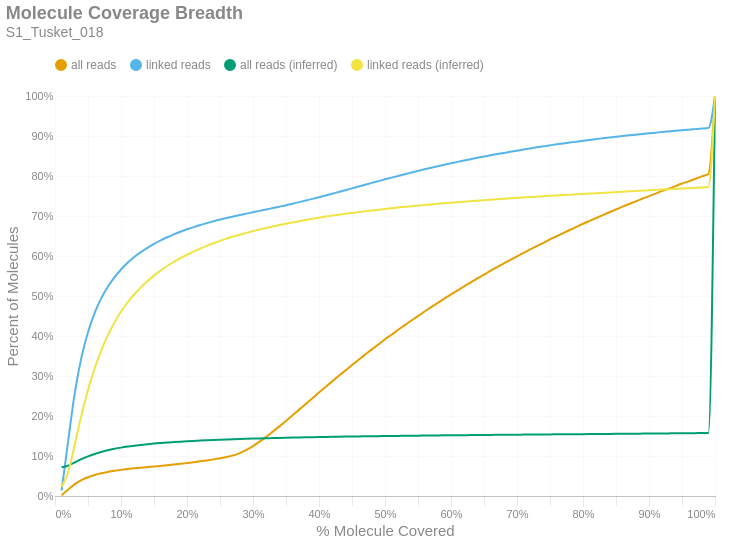

Source (notebook cell):
### Markdown cell above
### Molecule Read Coverage
This chart shows molecule coverage breadth as computed by the number of bases aligned to that molecule. In other words, "*how much of each unique long molecule is actually sequenced/aligned?*" Keep in mind there is a distinction between sequences and alignments, since some sequences belonging to a particular molecule may not align well and wouldn't appear in the alignment data. This chart also shows molecule coverage breadth as computed by the *inferred fragment* from which the aligned sequences originate. Unlike read coverage, this calculation takes into account the total insert size, including unsequenced gaps between the forward and reverse reads. Like the previous figures, these are cumulative percents.

### Code cell
if SKIPLR:
    print_html(f"Skipped")
else:
    binned_df = consolidated_hist(valids['coverage_bp'], mask, 0.01, True)
    binned_df_inf = consolidated_hist(valids['coverage_inserts'], mask, 0.01, True)
    binned_df = binned_df.with_columns(pl.lit(binned_df_inf['all reads (cumsum)']).alias('all reads (inferred)'))
    binned_df = binned_df.with_columns(pl.lit(binned_df_inf['linked reads (cumsum)']).alias('linked reads (inferred)'))
    binned_df = binned_df.with_columns(
        (pl.col('bin').cast(pl.Float64) + 0.01).alias('right_edge')
    )

    with SafeRender(binned_df):
        (
            density_plot(binned_df, 'Molecule Coverage Breadth', samplename, 'molcov', ['all reads (inferred)','linked reads (inferred)'])
            .encode(
                #x=alt.X('bin:Q', title="% Molecule Covered").axis(format = '%').scale(padding=0),
                x=alt.X('right_edge:Q', title="% Molecule Covered").axis(format='%').scale(padding=0),
                y=alt.Y('value:Q', title='Percent of Molecules')
                    .axis(format='%')
                    .stack(False)
                    .scale(domainMin=0, padding=0),
                color=alt.Color("key:N").scale(domain = ["all reads", "linked reads", "all reads (inferred)", "linked reads (inferred)"]),
                tooltip = [
                    alt.Tooltip("key:N", title = "Data Type"),
                    alt.Tooltip("range_label:N", title="% Molecule Covered"),
                    alt.Tooltip("value:Q", format = ".2%", title="% Molecules")
                ]
            )
        ).display()

### Figure 1 — Vega-Lite specification as saved in the notebook (floating-point values rounded to 4 significant figures)
{"width": "container", "height": 400, "config": {"title": {"anchor": "start", "dy": -15, "fontSize": 18, "color": "#888888", "subtitleColor": "#888888", "subtitleFontSize": 14}, "arc": {"fill": "#0072B2"}, "axis": {"domainColor": "#888888", "domainWidth": 0.5, "gridWidth": 0.2, "grid": false, "titleFontWeight": 400, "titleFontSize": 15, "labelFontSize": 11, "labelColor": "#888888", "tickColor": "#888888", "tickWidth": 0.2, "titleColor": "#888888"}, "axisBand": {"grid": false}, "axisX": {"grid": true, "tickSize": 10, "domainCap": "round"}, "axisY": {"domain": false, "grid": true, "tickSize": 0, "domainCap": "round"}, "background": "transparent", "header": {"labelFontSize": 15, "labelColor": "#888888", "titleFontSize": 15, "titleFontWeight": 600, "titleColor": "#888888"}, "legend": {"labelFont": "sans-serif", "labelFontSize": 12, "labelColor": "#888888", "symbolSize": 100, "symbolType": "circle", "titleFontSize": 12, "titlePadding": 10, "titleColor": "#888888", "title": null, "orient": "top"}, "range": {"category": ["#E69F00", "#56B4E9", "#009E73", "#F0E442", "#0072B2", "#D55E00", "#CC79A7", "#000000"], "diverging": ["#cfe8f3", "#a2d4ec", "#73bfe2", "#46abdb", "#1696d2", "#12719e"]}, "area": {"fill": "#0072B2", "fillOpacity": 0.7, "line": true, "strokeOpacity": 0.7}, "line": {"color": "#0072B2", "stroke": "#0072B2", "strokeWidth": 2}, "trail": {"color": "#0072B2", "stroke": "#0072B2", "strokeWidth": 0, "size": 1}, "point": {"filled": true, "fillOpacity": 1.0, "size": 95}, "text": {"color": "#888888", "fontSize": 11, "align": "right", "fontWeight": 400, "size": 11}, "bar": {"fill": "#0072B2", "stroke": null}, "view": {"stroke": null, "continuousWidth": 660, "continuousHeight": 400}}, "data": {"name": "data-0d4c7f5bd9b368c7e54f0cfafddeb7a0"}, "mark": {"type": "line", "interpolate": "monotone", "point": {"opacity": 0, "size": 275}}, "encoding": {"color": {"field": "key", "scale": {"domain": ["all reads", "linked reads", "all reads (inferred)", "linked reads (inferred)"]}, "type": "nominal"}, "tooltip": [{"field": "key", "title": "Data Type", "type": "nominal"}, {"field": "range_label", "title": "% Molecule Covered", "type": "nominal"}, {"field": "value", "format": ".2%", "title": "% Molecules", "type": "quantitative"}], "x": {"axis": {"format": "%"}, "field": "right_edge", "scale": {"padding": 0}, "title": "% Molecule Covered", "type": "quantitative"}, "y": {"axis": {"format": "%"}, "field": "value", "scale": {"domainMin": 0, "padding": 0}, "stack": false, "title": "Percent of Molecules", "type": "quantitative"}}, "params": [{"name": "param_c36ac31b6afebe62", "select": {"type": "point", "fields": ["key"]}, "bind": "legend"}], "title": {"text": "Molecule Coverage Breadth", "subtitle": "S1_Tusket_018"}, "transform": [{"fold": ["all reads (cumsum)", "linked reads (cumsum)", "all reads (inferred)", "linked reads (inferred)"]}, {"calculate": "replace(datum.key, ' (cumsum)', '')", "as": "key"}, {"filter": {"param": "param_c36ac31b6afebe62"}}], "usermeta": {"embedOptions": {"downloadFileName": "S1_Tusket_018.molcov"}}, "$schema": "https://vega.github.io/schema/vega-lite/v6.1.0.json", "datasets": {"data-0d4c7f5bd9b368c7e54f0cfafddeb7a0": [{"bin": "0.0", "interval": "0.0-0.01", "all reads": 0.001778, "linked reads": 0.01345, "all reads (cumsum)": 0.001778, "linked reads (cumsum)": 0.01345, "range_label": "0.0-0.01", "all reads (inferred)": 0.07163, "linked reads (inferred)": 0.02272, "right_edge": 0.01}, {"bin": "0.01", "interval": "0.01-0.02", "all reads": 0.01436, "linked reads": 0.1252, "all reads (cumsum)": 0.01613, "linked reads (cumsum)": 0.1386, "range_label": "0.01-0.02", "all reads (inferred)": 0.07605, "linked reads (inferred)": 0.05961, "right_edge": 0.02}, {"bin": "0.02", "interval": "0.02-0.03", "all reads": 0.01348, "linked reads": 0.1192, "all reads (cumsum)": 0.02962, "linked reads (cumsum)": 0.2578, "range_label": "0.02-0.03", "all reads (inferred)": 0.08395, "linked reads (inferred)": 0.1292, "right_edge": 0.03}, {"bin": "0.03", "interval": "0.03-0.04", "all reads": 0.01007, "linked reads": 0.08813, "all reads (cumsum)": 0.03969, "linked reads (cumsum)": 0.346, "range_label": "0.03-0.04", "all reads (inferred)": 0.09205, "linked reads (inferred)": 0.2014, "right_edge": 0.04}, {"bin": "0.04", "interval": "0.04-0.05", "all reads": 0.007273, "linked reads": 0.06362, "all reads (cumsum)": 0.04696, "linked reads (cumsum)": 0.4096, "range_label": "0.04-0.05", "all reads (inferred)": 0.0992, "linked reads (inferred)": 0.2652, "right_edge": 0.05}, {"bin": "0.05", "interval": "0.05-0.06", "all reads": 0.005513, "linked reads": 0.04775, "all reads (cumsum)": 0.05248, "linked reads (cumsum)": 0.4573, "range_label": "0.05-0.06", "all reads (inferred)": 0.1052, "linked reads (inferred)": 0.3187, "right_edge": 0.06}, {"bin": "0.06", "interval": "0.06-0.07", "all reads": 0.004245, "linked reads": 0.03662, "all reads (cumsum)": 0.05672, "linked reads (cumsum)": 0.494, "range_label": "0.06-0.07", "all reads (inferred)": 0.1102, "linked reads (inferred)": 0.3636, "right_edge": 0.07}, {"bin": "0.07", "interval": "0.07-0.08", "all reads": 0.003389, "linked reads": 0.02901, "all reads (cumsum)": 0.06011, "linked reads (cumsum)": 0.523, "range_label": "0.07-0.08", "all reads (inferred)": 0.1144, "linked reads (inferred)": 0.4015, "right_edge": 0.08}, {"bin": "0.08", "interval": "0.08-0.09", "all reads": 0.002796, "linked reads": 0.02359, "all reads (cumsum)": 0.06291, "linked reads (cumsum)": 0.5466, "range_label": "0.08-0.09", "all reads (inferred)": 0.1179, "linked reads (inferred)": 0.4332, "right_edge": 0.09}, {"bin": "0.09", "interval": "0.09-0.1", "all reads": 0.002418, "linked reads": 0.01979, "all reads (cumsum)": 0.06532, "linked reads (cumsum)": 0.5663, "range_label": "0.09-0.1", "all reads (inferred)": 0.121, "linked reads (inferred)": 0.4605, "right_edge": 0.1}, {"bin": "0.1", "interval": "0.1-0.11", "all reads": 0.002078, "linked reads": 0.01662, "all reads (cumsum)": 0.0674, "linked reads (cumsum)": 0.583, "range_label": "0.1-0.11", "all reads (inferred)": 0.1236, "linked reads (inferred)": 0.4837, "right_edge": 0.11}, {"bin": "0.11", "interval": "0.11-0.12", "all reads": 0.001858, "linked reads": 0.0144, "all reads (cumsum)": 0.06926, "linked reads (cumsum)": 0.5974, "range_label": "0.11-0.12", "all reads (inferred)": 0.1258, "linked reads (inferred)": 0.5037, "right_edge": 0.12}, {"bin": "0.12", "interval": "0.12-0.13", "all reads": 0.001614, "linked reads": 0.01229, "all reads (cumsum)": 0.07087, "linked reads (cumsum)": 0.6096, "range_label": "0.12-0.13", "all reads (inferred)": 0.1278, "linked reads (inferred)": 0.5215, "right_edge": 0.13}, {"bin": "0.13", "interval": "0.13-0.14", "all reads": 0.001482, "linked reads": 0.01075, "all reads (cumsum)": 0.07236, "linked reads (cumsum)": 0.6204, "range_label": "0.13-0.14", "all reads (inferred)": 0.1295, "linked reads (inferred)": 0.5369, "right_edge": 0.14}, {"bin": "0.14", "interval": "0.14-0.15", "all reads": 0.001443, "linked reads": 0.009817, "all reads (cumsum)": 0.0738, "linked reads (cumsum)": 0.6302, "range_label": "0.14-0.15", "all reads (inferred)": 0.1311, "linked reads (inferred)": 0.5509, "right_edge": 0.15}, {"bin": "0.15", "interval": "0.15-0.16", "all reads": 0.001475, "linked reads": 0.008929, "all reads (cumsum)": 0.07527, "linked reads (cumsum)": 0.6391, "range_label": "0.15-0.16", "all reads (inferred)": 0.1324, "linked reads (inferred)": 0.5634, "right_edge": 0.16}, {"bin": "0.16", "interval": "0.16-0.17", "all reads": 0.001538, "linked reads": 0.007808, "all reads (cumsum)": 0.07681, "linked reads (cumsum)": 0.647, "range_label": "0.16-0.17", "all reads (inferred)": 0.1337, "linked reads (inferred)": 0.5751, "right_edge": 0.17}, {"bin": "0.17", "interval": "0.17-0.18", "all reads": 0.001711, "linked reads": 0.007225, "all reads (cumsum)": 0.07852, "linked reads (cumsum)": 0.6542, "range_label": "0.17-0.18", "all reads (inferred)": 0.1349, "linked reads (inferred)": 0.5851, "right_edge": 0.18}, {"bin": "0.18", "interval": "0.18-0.19", "all reads": 0.001837, "linked reads": 0.006595, "all reads (cumsum)": 0.08036, "linked reads (cumsum)": 0.6608, "range_label": "0.18-0.19", "all reads (inferred)": 0.1359, "linked reads (inferred)": 0.5945, "right_edge": 0.19}, {"bin": "0.19", "interval": "0.19-0.2", "all reads": 0.001982, "linked reads": 0.006029, "all reads (cumsum)": 0.08234, "linked reads (cumsum)": 0.6668, "range_label": "0.19-0.2", "all reads (inferred)": 0.1369, "linked reads (inferred)": 0.6032, "right_edge": 0.2}, {"bin": "0.2", "interval": "0.2-0.21", "all reads": 0.002052, "linked reads": 0.005458, "all reads (cumsum)": 0.0844, "linked reads (cumsum)": 0.6723, "range_label": "0.2-0.21", "all reads (inferred)": 0.1378, "linked reads (inferred)": 0.6109, "right_edge": 0.21}, {"bin": "0.21", "interval": "0.21-0.22", "all reads": 0.002238, "linked reads": 0.005166, "all reads (cumsum)": 0.08663, "linked reads (cumsum)": 0.6774, "range_label": "0.21-0.22", "all reads (inferred)": 0.1386, "linked reads (inferred)": 0.6185, "right_edge": 0.22}, {"bin": "0.22", "interval": "0.22-0.23", "all reads": 0.00239, "linked reads": 0.004748, "all reads (cumsum)": 0.08902, "linked reads (cumsum)": 0.6822, "range_label": "0.22-0.23", "all reads (inferred)": 0.1394, "linked reads (inferred)": 0.6254, "right_edge": 0.23}, {"bin": "0.23", "interval": "0.23-0.24", "all reads": 0.002566, "linked reads": 0.004582, "all reads (cumsum)": 0.09159, "linked reads (cumsum)": 0.6868, "range_label": "0.23-0.24", "all reads (inferred)": 0.1401, "linked reads (inferred)": 0.6318, "right_edge": 0.24}, {"bin": "0.24", "interval": "0.24-0.25", "all reads": 0.002837, "linked reads": 0.00444, "all reads (cumsum)": 0.09443, "linked reads (cumsum)": 0.6912, "range_label": "0.24-0.25", "all reads (inferred)": 0.1408, "linked reads (inferred)": 0.6378, "right_edge": 0.25}, {"bin": "0.25", "interval": "0.25-0.26", "all reads": 0.003099, "linked reads": 0.003928, "all reads (cumsum)": 0.09753, "linked reads (cumsum)": 0.6951, "range_label": "0.25-0.26", "all reads (inferred)": 0.1414, "linked reads (inferred)": 0.6433, "right_edge": 0.26}, {"bin": "0.26", "interval": "0.26-0.27", "all reads": 0.00401, "linked reads": 0.003761, "all reads (cumsum)": 0.1015, "linked reads (cumsum)": 0.6989, "range_label": "0.26-0.27", "all reads (inferred)": 0.142, "linked reads (inferred)": 0.6486, "right_edge": 0.27}, {"bin": "0.27", "interval": "0.27-0.28", "all reads": 0.005761, "linked reads": 0.003541, "all reads (cumsum)": 0.1073, "linked reads (cumsum)": 0.7024, "range_label": "0.27-0.28", "all reads (inferred)": 0.1425, "linked reads (inferred)": 0.6533, "right_edge": 0.28}, {"bin": "0.28", "interval": "0.28-0.29", "all reads": 0.007927, "linked reads": 0.003458, "all reads (cumsum)": 0.1152, "linked reads (cumsum)": 0.7059, "range_label": "0.28-0.29", "all reads (inferred)": 0.143, "linked reads (inferred)": 0.6578, "right_edge": 0.29}, {"bin": "0.29", "interval": "0.29-0.3", "all reads": 0.009676, "linked reads": 0.003469, "all reads (cumsum)": 0.1249, "linked reads (cumsum)": 0.7094, "range_label": "0.29-0.3", "all reads (inferred)": 0.1435, "linked reads (inferred)": 0.6622, "right_edge": 0.3}, {"bin": "0.3", "interval": "0.3-0.31", "all reads": 0.01088, "linked reads": 0.003464, "all reads (cumsum)": 0.1358, "linked reads (cumsum)": 0.7128, "range_label": "0.3-0.31", "all reads (inferred)": 0.144, "linked reads (inferred)": 0.6663, "right_edge": 0.31}, {"bin": "0.31", "interval": "0.31-0.32", "all reads": 0.01204, "linked reads": 0.003379, "all reads (cumsum)": 0.1478, "linked reads (cumsum)": 0.7162, "range_label": "0.31-0.32", "all reads (inferred)": 0.1444, "linked reads (inferred)": 0.6701, "right_edge": 0.32}, {"bin": "0.32", "interval": "0.32-0.33", "all reads": 0.01304, "linked reads": 0.003595, "all reads (cumsum)": 0.1609, "linked reads (cumsum)": 0.7198, "range_label": "0.32-0.33", "all reads (inferred)": 0.1448, "linked reads (inferred)": 0.6739, "right_edge": 0.33}, {"bin": "0.33", "interval": "0.33-0.34", "all reads": 0.01325, "linked reads": 0.003575, "all reads (cumsum)": 0.1741, "linked reads (cumsum)": 0.7234, "range_label": "0.33-0.34", "all reads (inferred)": 0.1452, "linked reads (inferred)": 0.6774, "right_edge": 0.34}, {"bin": "0.34", "interval": "0.34-0.35", "all reads": 0.01364, "linked reads": 0.003541, "all reads (cumsum)": 0.1878, "linked reads (cumsum)": 0.7269, "range_label": "0.34-0.35", "all reads (inferred)": 0.1456, "linked reads (inferred)": 0.6808, "right_edge": 0.35}, {"bin": "0.35", "interval": "0.35-0.36", "all reads": 0.01396, "linked reads": 0.003891, "all reads (cumsum)": 0.2017, "linked reads (cumsum)": 0.7308, "range_label": "0.35-0.36", "all reads (inferred)": 0.146, "linked reads (inferred)": 0.684, "right_edge": 0.36}, {"bin": "0.36", "interval": "0.36-0.37", "all reads": 0.01421, "linked reads": 0.003878, "all reads (cumsum)": 0.2159, "linked reads (cumsum)": 0.7347, "range_label": "0.36-0.37", "all reads (inferred)": 0.1463, "linked reads (inferred)": 0.6871, "right_edge": 0.37}, {"bin": "0.37", "interval": "0.37-0.38", "all reads": 0.01421, "linked reads": 0.004072, "all reads (cumsum)": 0.2301, "linked reads (cumsum)": 0.7387, "range_label": "0.37-0.38", "all reads (inferred)": 0.1467, "linked reads (inferred)": 0.6901, "right_edge": 0.38}, {"bin": "0.38", "interval": "0.38-0.39", "all reads": 0.01418, "linked reads": 0.004029, "all reads (cumsum)": 0.2443, "linked reads (cumsum)": 0.7428, "range_label": "0.38-0.39", "all reads (inferred)": 0.147, "linked reads (inferred)": 0.693, "right_edge": 0.39}, {"bin": "0.39", "interval": "0.39-0.4", "all reads": 0.0144, "linked reads": 0.004248, "all reads (cumsum)": 0.2587, "linked reads (cumsum)": 0.747, "range_label": "0.39-0.4", "all reads (inferred)": 0.1473, "linked reads (inferred)": 0.6958, "right_edge": 0.4}, {"bin": "0.4", "interval": "0.4-0.41", "all reads": 0.0139, "linked reads": 0.004129, "all reads (cumsum)": 0.2726, "linked reads (cumsum)": 0.7512, "range_label": "0.4-0.41", "all reads (inferred)": 0.1476, "linked reads (inferred)": 0.6985, "right_edge": 0.41}, {"bin": "0.41", "interval": "0.41-0.42", "all reads": 0.01396, "linked reads": 0.004451, "all reads (cumsum)": 0.2866, "linked reads (cumsum)": 0.7556, "range_label": "0.41-0.42", "all reads (inferred)": 0.1479, "linked reads (inferred)": 0.7009, "right_edge": 0.42}, {"bin": "0.42", "interval": "0.42-0.43", "all reads": 0.01383, "linked reads": 0.004558, "all reads (cumsum)": 0.3004, "linked reads (cumsum)": 0.7602, "range_label": "0.42-0.43", "all reads (inferred)": 0.1482, "linked reads (inferred)": 0.7032, "right_edge": 0.43}, {"bin": "0.43", "interval": "0.43-0.44", "all reads": 0.01343, "linked reads": 0.004423, "all reads (cumsum)": 0.3138, "linked reads (cumsum)": 0.7646, "range_label": "0.43-0.44", "all reads (inferred)": 0.1484, "linked reads (inferred)": 0.7053, "right_edge": 0.44}, {"bin": "0.44", "interval": "0.44-0.45", "all reads": 0.01346, "linked reads": 0.004558, "all reads (cumsum)": 0.3273, "linked reads (cumsum)": 0.7691, "range_label": "0.44-0.45", "all reads (inferred)": 0.1487, "linked reads (inferred)": 0.7075, "right_edge": 0.45}, {"bin": "0.45", "interval": "0.45-0.46", "all reads": 0.0133, "linked reads": 0.004636, "all reads (cumsum)": 0.3406, "linked reads (cumsum)": 0.7738, "range_label": "0.45-0.46", "all reads (inferred)": 0.1489, "linked reads (inferred)": 0.7097, "right_edge": 0.46}, {"bin": "0.46", "interval": "0.46-0.47", "all reads": 0.01303, "linked reads": 0.00451, "all reads (cumsum)": 0.3536, "linked reads (cumsum)": 0.7783, "range_label": "0.46-0.47", "all reads (inferred)": 0.1492, "linked reads (inferred)": 0.7119, "right_edge": 0.47}, {"bin": "0.47", "interval": "0.47-0.48", "all reads": 0.01294, "linked reads": 0.004493, "all reads (cumsum)": 0.3666, "linked reads (cumsum)": 0.7828, "range_label": "0.47-0.48", "all reads (inferred)": 0.1494, "linked reads (inferred)": 0.7139, "right_edge": 0.48}, {"bin": "0.48", "interval": "0.48-0.49", "all reads": 0.01213, "linked reads": 0.004377, "all reads (cumsum)": 0.3787, "linked reads (cumsum)": 0.7872, "range_label": "0.48-0.49", "all reads (inferred)": 0.1497, "linked reads (inferred)": 0.7158, "right_edge": 0.49}, {"bin": "0.49", "interval": "0.49-0.5", "all reads": 0.01331, "linked reads": 0.004521, "all reads (cumsum)": 0.392, "linked reads (cumsum)": 0.7917, "range_label": "0.49-0.5", "all reads (inferred)": 0.1499, "linked reads (inferred)": 0.7176, "right_edge": 0.5}, {"bin": "0.5", "interval": "0.5-0.51", "all reads": 0.01117, "linked reads": 0.004209, "all reads (cumsum)": 0.4032, "linked reads (cumsum)": 0.7959, "range_label": "0.5-0.51", "all reads (inferred)": 0.1501, "linked reads (inferred)": 0.7193, "right_edge": 0.51}, {"bin": "0.51", "interval": "0.51-0.52", "all reads": 0.01228, "linked reads": 0.004273, "all reads (cumsum)": 0.4155, "linked reads (cumsum)": 0.8002, "range_label": "0.51-0.52", "all reads (inferred)": 0.1503, "linked reads (inferred)": 0.7211, "right_edge": 0.52}, {"bin": "0.52", "interval": "0.52-0.53", "all reads": 0.0116, "linked reads": 0.00432, "all reads (cumsum)": 0.4271, "linked reads (cumsum)": 0.8045, "range_label": "0.52-0.53", "all reads (inferred)": 0.1505, "linked reads (inferred)": 0.7228, "right_edge": 0.53}, {"bin": "0.53", "interval": "0.53-0.54", "all reads": 0.01164, "linked reads": 0.004137, "all reads (cumsum)": 0.4387, "linked reads (cumsum)": 0.8086, "range_label": "0.53-0.54", "all reads (inferred)": 0.1507, "linked reads (inferred)": 0.7245, "right_edge": 0.54}, {"bin": "0.54", "interval": "0.54-0.55", "all reads": 0.01112, "linked reads": 0.004148, "all reads (cumsum)": 0.4498, "linked reads (cumsum)": 0.8128, "range_label": "0.54-0.55", "all reads (inferred)": 0.1509, "linked reads (inferred)": 0.7261, "right_edge": 0.55}, {"bin": "0.55", "interval": "0.55-0.56", "all reads": 0.01132, "linked reads": 0.004028, "all reads (cumsum)": 0.4612, "linked reads (cumsum)": 0.8168, "range_label": "0.55-0.56", "all reads (inferred)": 0.1511, "linked reads (inferred)": 0.7276, "right_edge": 0.56}, {"bin": "0.56", "interval": "0.56-0.57", "all reads": 0.01097, "linked reads": 0.003859, "all reads (cumsum)": 0.4721, "linked reads (cumsum)": 0.8207, "range_label": "0.56-0.57", "all reads (inferred)": 0.1512, "linked reads (inferred)": 0.729, "right_edge": 0.57}, {"bin": "0.57", "interval": "0.57-0.58", "all reads": 0.01071, "linked reads": 0.00385, "all reads (cumsum)": 0.4828, "linked reads (cumsum)": 0.8245, "range_label": "0.57-0.58", "all reads (inferred)": 0.1514, "linked reads (inferred)": 0.7305, "right_edge": 0.58}, {"bin": "0.58", "interval": "0.58-0.59", "all reads": 0.01067, "linked reads": 0.003665, "all reads (cumsum)": 0.4935, "linked reads (cumsum)": 0.8282, "range_label": "0.58-0.59", "all reads (inferred)": 0.1516, "linked reads (inferred)": 0.7319, "right_edge": 0.59}, {"bin": "0.59", "interval": "0.59-0.6", "all reads": 0.01065, "linked reads": 0.00361, "all reads (cumsum)": 0.5042, "linked reads (cumsum)": 0.8318, "range_label": "0.59-0.6", "all reads (inferred)": 0.1518, "linked reads (inferred)": 0.7332, "right_edge": 0.6}, {"bin": "0.6", "interval": "0.6-0.61", "all reads": 0.009918, "linked reads": 0.003554, "all reads (cumsum)": 0.5141, "linked reads (cumsum)": 0.8353, "range_label": "0.6-0.61", "all reads (inferred)": 0.1519, "linked reads (inferred)": 0.7346, "right_edge": 0.61}, {"bin": "0.61", "interval": "0.61-0.62", "all reads": 0.01025, "linked reads": 0.003344, "all reads (cumsum)": 0.5243, "linked reads (cumsum)": 0.8387, "range_label": "0.61-0.62", "all reads (inferred)": 0.1521, "linked reads (inferred)": 0.7358, "right_edge": 0.62}, {"bin": "0.62", "interval": "0.62-0.63", "all reads": 0.009839, "linked reads": 0.003407, "all reads (cumsum)": 0.5342, "linked reads (cumsum)": 0.8421, "range_label": "0.62-0.63", "all reads (inferred)": 0.1522, "linked reads (inferred)": 0.7372, "right_edge": 0.63}, {"bin": "0.63", "interval": "0.63-0.64", "all reads": 0.009713, "linked reads": 0.003368, "all reads (cumsum)": 0.5439, "linked reads (cumsum)": 0.8455, "range_label": "0.63-0.64", "all reads (inferred)": 0.1524, "linked reads (inferred)": 0.7384, "right_edge": 0.64}, {"bin": "0.64", "interval": "0.64-0.65", "all reads": 0.00958, "linked reads": 0.003081, "all reads (cumsum)": 0.5534, "linked reads (cumsum)": 0.8485, "range_label": "0.64-0.65", "all reads (inferred)": 0.1526, "linked reads (inferred)": 0.7397, "right_edge": 0.65}, {"bin": "0.65", "interval": "0.65-0.66", "all reads": 0.00975, "linked reads": 0.003176, "all reads (cumsum)": 0.5632, "linked reads (cumsum)": 0.8517, "range_label": "0.65-0.66", "all reads (inferred)": 0.1527, "linked reads (inferred)": 0.7409, "right_edge": 0.66}, {"bin": "0.66", "interval": "0.66-0.67", "all reads": 0.009087, "linked reads": 0.003081, "all reads (cumsum)": 0.5723, "linked reads (cumsum)": 0.8548, "range_label": "0.66-0.67", "all reads (inferred)": 0.1529, "linked reads (inferred)": 0.7421, "right_edge": 0.67}, {"bin": "0.67", "interval": "0.67-0.68", "all reads": 0.009178, "linked reads": 0.002961, "all reads (cumsum)": 0.5815, "linked reads (cumsum)": 0.8578, "range_label": "0.67-0.68", "all reads (inferred)": 0.153, "linked reads (inferred)": 0.7432, "right_edge": 0.68}, {"bin": "0.68", "interval": "0.68-0.69", "all reads": 0.008811, "linked reads": 0.0028, "all reads (cumsum)": 0.5903, "linked reads (cumsum)": 0.8606, "range_label": "0.68-0.69", "all reads (inferred)": 0.1532, "linked reads (inferred)": 0.7442, "right_edge": 0.69}, {"bin": "0.69", "interval": "0.69-0.7", "all reads": 0.008985, "linked reads": 0.002821, "all reads (cumsum)": 0.5993, "linked reads (cumsum)": 0.8634, "range_label": "0.69-0.7", "all reads (inferred)": 0.1533, "linked reads (inferred)": 0.7453, "right_edge": 0.7}, {"bin": "0.7", "interval": "0.7-0.71", "all reads": 0.008634, "linked reads": 0.002891, "all reads (cumsum)": 0.6079, "linked reads (cumsum)": 0.8663, "range_label": "0.7-0.71", "all reads (inferred)": 0.1534, "linked reads (inferred)": 0.7463, "right_edge": 0.71}, {"bin": "0.71", "interval": "0.71-0.72", "all reads": 0.008448, "linked reads": 0.002667, "all reads (cumsum)": 0.6163, "linked reads (cumsum)": 0.8689, "range_label": "0.71-0.72", "all reads (inferred)": 0.1536, "linked reads (inferred)": 0.7473, "right_edge": 0.72}, {"bin": "0.72", "interval": "0.72-0.73", "all reads": 0.0085, "linked reads": 0.002708, "all reads (cumsum)": 0.6248, "linked reads (cumsum)": 0.8716, "range_label": "0.72-0.73", "all reads (inferred)": 0.1537, "linked reads (inferred)": 0.7483, "right_edge": 0.73}, {"bin": "0.73", "interval": "0.73-0.74", "all reads": 0.008157, "linked reads": 0.002497, "all reads (cumsum)": 0.633, "linked reads (cumsum)": 0.8741, "range_label": "0.73-0.74", "all reads (inferred)": 0.1539, "linked reads (inferred)": 0.7493, "right_edge": 0.74}, {"bin": "0.74", "interval": "0.74-0.75", "all reads": 0.008541, "linked reads": 0.002514, "all reads (cumsum)": 0.6415, "linked reads (cumsum)": 0.8767, "range_label": "0.74-0.75", "all reads (inferred)": 0.154, "linked reads (inferred)": 0.7504, "right_edge": 0.75}, {"bin": "0.75", "interval": "0.75-0.76", "all reads": 0.007795, "linked reads": 0.002479, "all reads (cumsum)": 0.6493, "linked reads (cumsum)": 0.8791, "range_label": "0.75-0.76", "all reads (inferred)": 0.1541, "linked reads (inferred)": 0.7513, "right_edge": 0.76}, {"bin": "0.76", "interval": "0.76-0.77", "all reads": 0.007918, "linked reads": 0.002342, "all reads (cumsum)": 0.6573, "linked reads (cumsum)": 0.8815, "range_label": "0.76-0.77", "all reads (inferred)": 0.1543, "linked reads (inferred)": 0.7523, "right_edge": 0.77}, {"bin": "0.77", "interval": "0.77-0.78", "all reads": 0.007726, "linked reads": 0.002246, "all reads (cumsum)": 0.665, "linked reads (cumsum)": 0.8837, "range_label": "0.77-0.78", "all reads (inferred)": 0.1544, "linked reads (inferred)": 0.7532, "right_edge": 0.78}, {"bin": "0.78", "interval": "0.78-0.79", "all reads": 0.007681, "linked reads": 0.002096, "all reads (cumsum)": 0.6727, "linked reads (cumsum)": 0.8858, "range_label": "0.78-0.79", "all reads (inferred)": 0.1546, "linked reads (inferred)": 0.7542, "right_edge": 0.79}, {"bin": "0.79", "interval": "0.79-0.8", "all reads": 0.007905, "linked reads": 0.00231, "all reads (cumsum)": 0.6806, "linked reads (cumsum)": 0.8881, "range_label": "0.79-0.8", "all reads (inferred)": 0.1547, "linked reads (inferred)": 0.7551, "right_edge": 0.8}, {"bin": "0.8", "interval": "0.8-0.81", "all reads": 0.007132, "linked reads": 0.002166, "all reads (cumsum)": 0.6877, "linked reads (cumsum)": 0.8903, "range_label": "0.8-0.81", "all reads (inferred)": 0.1548, "linked reads (inferred)": 0.7559, "right_edge": 0.81}, {"bin": "0.81", "interval": "0.81-0.82", "all reads": 0.007222, "linked reads": 0.001972, "all reads (cumsum)": 0.6949, "linked reads (cumsum)": 0.8923, "range_label": "0.81-0.82", "all reads (inferred)": 0.155, "linked reads (inferred)": 0.7569, "right_edge": 0.82}, {"bin": "0.82", "interval": "0.82-0.83", "all reads": 0.007351, "linked reads": 0.001939, "all reads (cumsum)": 0.7023, "linked reads (cumsum)": 0.8942, "range_label": "0.82-0.83", "all reads (inferred)": 0.1551, "linked reads (inferred)": 0.7578, "right_edge": 0.83}, {"bin": "0.83", "interval": "0.83-0.84", "all reads": 0.007143, "linked reads": 0.001946, "all reads (cumsum)": 0.7094, "linked reads (cumsum)": 0.8961, "range_label": "0.83-0.84", "all reads (inferred)": 0.1552, "linked reads (inferred)": 0.7587, "right_edge": 0.84}, {"bin": "0.84", "interval": "0.84-0.85", "all reads": 0.006907, "linked reads": 0.001959, "all reads (cumsum)": 0.7163, "linked reads (cumsum)": 0.8981, "range_label": "0.84-0.85", "all reads (inferred)": 0.1554, "linked reads (inferred)": 0.7597, "right_edge": 0.85}, {"bin": "0.85", "interval": "0.85-0.86", "all reads": 0.006972, "linked reads": 0.001891, "all reads (cumsum)": 0.7233, "linked reads (cumsum)": 0.9, "range_label": "0.85-0.86", "all reads (inferred)": 0.1555, "linked reads (inferred)": 0.7607, "right_edge": 0.86}, {"bin": "0.86", "interval": "0.86-0.87", "all reads": 0.006714, "linked reads": 0.001736, "all reads (cumsum)": 0.73, "linked reads (cumsum)": 0.9017, "range_label": "0.86-0.87", "all reads (inferred)": 0.1557, "linked reads (inferred)": 0.7616, "right_edge": 0.87}, {"bin": "0.87", "interval": "0.87-0.88", "all reads": 0.006691, "linked reads": 0.001665, "all reads (cumsum)": 0.7367, "linked reads (cumsum)": 0.9034, "range_label": "0.87-0.88", "all reads (inferred)": 0.1558, "linked reads (inferred)": 0.7626, "right_edge": 0.88}, {"bin": "0.88", "interval": "0.88-0.89", "all reads": 0.006521, "linked reads": 0.001736, "all reads (cumsum)": 0.7432, "linked reads (cumsum)": 0.9051, "range_label": "0.88-0.89", "all reads (inferred)": 0.156, "linked reads (inferred)": 0.7635, "right_edge": 0.89}, {"bin": "0.89", "interval": "0.89-0.9", "all reads": 0.006617, "linked reads": 0.00168, "all reads (cumsum)": 0.7498, "linked reads (cumsum)": 0.9068, "range_label": "0.89-0.9", "all reads (inferred)": 0.1561, "linked reads (inferred)": 0.7644, "right_edge": 0.9}, {"bin": "0.9", "interval": "0.9-0.91", "all reads": 0.006136, "linked reads": 0.001601, "all reads (cumsum)": 0.756, "linked reads (cumsum)": 0.9084, "range_label": "0.9-0.91", "all reads (inferred)": 0.1562, "linked reads (inferred)": 0.7653, "right_edge": 0.91}, {"bin": "0.91", "interval": "0.91-0.92", "all reads": 0.006774, "linked reads": 0.001632, "all reads (cumsum)": 0.7627, "linked reads (cumsum)": 0.91, "range_label": "0.91-0.92", "all reads (inferred)": 0.1564, "linked reads (inferred)": 0.7662, "right_edge": 0.92}, {"bin": "0.92", "interval": "0.92-0.93", "all reads": 0.005762, "linked reads": 0.001503, "all reads (cumsum)": 0.7685, "linked reads (cumsum)": 0.9115, "range_label": "0.92-0.93", "all reads (inferred)": 0.1565, "linked reads (inferred)": 0.767, "right_edge": 0.93}, {"bin": "0.93", "interval": "0.93-0.94", "all reads": 0.006126, "linked reads": 0.001486, "all reads (cumsum)": 0.7746, "linked reads (cumsum)": 0.913, "range_label": "0.93-0.94", "all reads (inferred)": 0.1567, "linked reads (inferred)": 0.7677, "right_edge": 0.94}, {"bin": "0.94", "interval": "0.94-0.95", "all reads": 0.006613, "linked reads": 0.00146, "all reads (cumsum)": 0.7812, "linked reads (cumsum)": 0.9145, "range_label": "0.94-0.95", "all reads (inferred)": 0.1568, "linked reads (inferred)": 0.7685, "right_edge": 0.95}, {"bin": "0.95", "interval": "0.95-0.96", "all reads": 0.005307, "linked reads": 0.001423, "all reads (cumsum)": 0.7866, "linked reads (cumsum)": 0.9159, "range_label": "0.95-0.96", "all reads (inferred)": 0.157, "linked reads (inferred)": 0.7694, "right_edge": 0.96}, {"bin": "0.96", "interval": "0.96-0.97", "all reads": 0.006219, "linked reads": 0.001262, "all reads (cumsum)": 0.7928, "linked reads (cumsum)": 0.9172, "range_label": "0.96-0.97", "all reads (inferred)": 0.1572, "linked reads (inferred)": 0.7704, "right_edge": 0.97}, {"bin": "0.97", "interval": "0.97-0.98", "all reads": 0.006237, "linked reads": 0.001266, "all reads (cumsum)": 0.799, "linked reads (cumsum)": 0.9184, "range_label": "0.97-0.98", "all reads (inferred)": 0.1574, "linked reads (inferred)": 0.7714, "right_edge": 0.98}, {"bin": "0.98", "interval": "0.98-0.99", "all reads": 0.005858, "linked reads": 0.001425, "all reads (cumsum)": 0.8049, "linked reads (cumsum)": 0.9199, "range_label": "0.98-0.99", "all reads (inferred)": 0.1576, "linked reads (inferred)": 0.7726, "right_edge": 0.99}, {"bin": "0.99", "interval": "0.99-1.0", "all reads": 0.1951, "linked reads": 0.08013, "all reads (cumsum)": 1.0, "linked reads (cumsum)": 1.0, "range_label": "0.99-1.0", "all reads (inferred)": 1.0, "linked reads (inferred)": 1.0, "right_edge": 1.0}]}}
